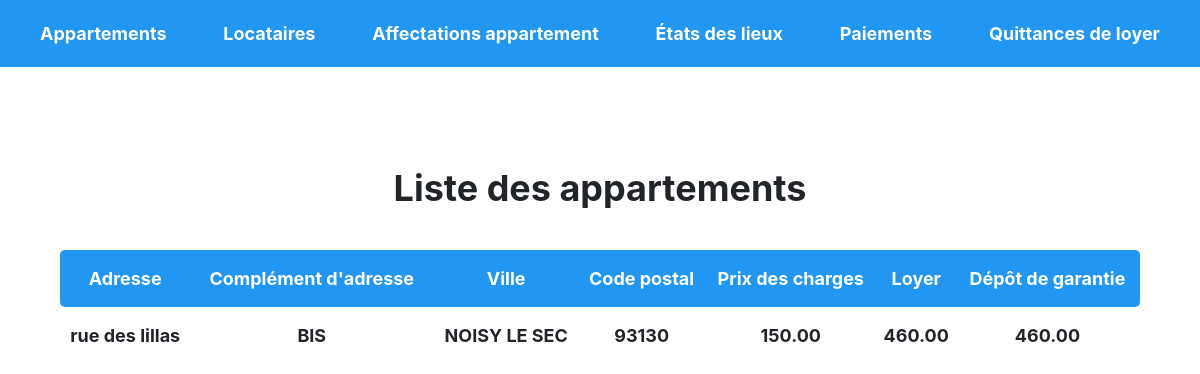
Page /index/appartement_list on the committed database.
### gestion_locataire/models.py (models this page shows, shortened)
class Appartement(models.Model):
    adresse = models.CharField(max_length=200)
    complement_adresse = models.CharField(max_length=100)
    ville = models.CharField(max_length=50)
    code_postal = models.CharField(max_length=10)
    prix_charges = models.DecimalField(max_digits=10, decimal_places=2)
    loyer = models.DecimalField(max_digits=10, decimal_places=2)
    depot_garantie = models.DecimalField(max_digits=10, decimal_places=2)
    locataire = models.ForeignKey(Locataire, on_delete=models.SET_NULL, null=True, blank=True)

### gestion_locataire/views.py (the view)
# urls.py: path('appartement_list', views.appartement_list, name='appartement_list'),
def appartement_list(request):
    appartements = Appartement.objects.all()
    return render(request, 'gestion_locataire/appartement_list.html', {'appartements': appartements})

### gestion_locataire/templates/gestion_locataire/appartement_list.html (shortened to what this page needs)
<!DOCTYPE html>
<html>
  <head>
    <link rel="stylesheet" href="https://maxcdn.bootstrapcdn.com/bootstrap/4.0.0/css/bootstrap.min.css">
  </head>
  <body>
    <div class="navbar">
      <a href="{% url 'appartement_list' %}">Appartements</a>
      <a href="{% url 'locataire_list' %}">Locataires</a>
      <a href="{% url 'affectation_appartement_list' %}">Affectations appartement</a>
      <a href="{% url 'etat_des_lieux_list' %}">États des lieux</a>
      <a href="{% url 'paiement_list' %}">Paiements</a>
      <a href="{% url 'quittance_loyer_list' %}">Quittances de loyer</a>
    </div>
    <div class="container">
        <div class="container">
            <h1>Liste des appartements</h1>
            <table>
              <thead>
                <tr>
                  <th>Adresse</th>
                  <th>Complément d'adresse</th>
                  <th>Ville</th>
                  <th>Code postal</th>
                  <th>Prix des charges</th>
                  <th>Loyer</th>
                  <th>Dépôt de garantie</th>
                </tr>
              </thead>
              <tbody>
                {% for appartement in appartements %}
                  <tr>
                    <td>{{ appartement.adresse }}</td>
                    <td>{{ appartement.complement_adresse }}</td>
                    <td>{{ appartement.ville }}</td>
                    <td>{{ appartement.code_postal }}</td>
                    <td>{{ appartement.prix_charges }}</td>
                    <td>{{ appartement.loyer }}</td>
                    <td>{{ appartement.depot_garantie }}</td>
                  </tr>
                {% endfor %}
              </tbody>
            </table>
          </div>
    </div>
  </body>
</html>

### gestion_locataire/templates/gestion_locataire/appartement_list.html (style rules this page uses)
.container { padding-top: 50px; text-align: center; }
h1 { font-size: 36px; font-weight: bold; margin-bottom: 40px; text-align: center; }
.navbar { background-color: #2196F3; padding: 20px; text-align: center; }
.navbar a { color: #fff; font-size: 18px; font-weight: bold; text-decoration: none; margin: 0 20px; }
table { width: 100%; margin-top: 40px; text-align: center; }
thead { background-color: #2196F3; color: #fff; }
th, td { padding: 15px 0; font-size: 18px; font-weight: bold; }
th:first-child, td:first-child { border-radius: 5px 0 0 5px; }
th:last-child, td:last-child { border-radius: 0 5px 5px 0; }

### rows in the picture
Appartement: adresse "rue des lillas", complement_adresse "BIS", ville "NOISY LE SEC", code_postal "93130", prix_charges "150.00", loyer "460.00", depot_garantie "460.00"
